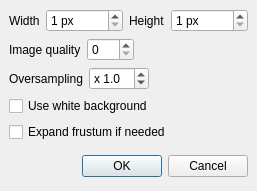
<ui version="4.0" >
 <class>ImageInterface</class>
 <widget class="QDialog" name="ImageInterface" >
  <property name="geometry" >
   <rect>
    <x>0</x>
    <y>0</y>
    <width>235</width>
    <height>191</height>
   </rect>
  </property>
  <property name="windowTitle" >
   <string>Image settings</string>
  </property>
  <property name="windowIcon" >
   <iconset>../../../../../../Documents and Settings/debunne/Bureau/libQGLViewer-2.2.0-1/doc/images/qglviewer.icon.png</iconset>
  </property>
  <layout class="QVBoxLayout" >
   <property name="spacing" >
    <number>6</number>
   </property>
   <property name="leftMargin" >
    <number>9</number>
   </property>
   <property name="topMargin" >
    <number>9</number>
   </property>
   <property name="rightMargin" >
    <number>9</number>
   </property>
   <property name="bottomMargin" >
    <number>9</number>
   </property>
   <item>
    <layout class="QHBoxLayout" >
     <property name="spacing" >
      <number>6</number>
     </property>
     <property name="leftMargin" >
      <number>0</number>
     </property>
     <property name="topMargin" >
      <number>0</number>
     </property>
     <property name="rightMargin" >
      <number>0</number>
     </property>
     <property name="bottomMargin" >
      <number>0</number>
     </property>
     <item>
      <widget class="QLabel" name="label_2" >
       <property name="text" >
        <string>Width</string>
       </property>
      </widget>
     </item>
     <item>
      <widget class="QSpinBox" name="imgWidth" >
       <property name="toolTip" >
        <string>Width of the image (in pixels)</string>
       </property>
       <property name="suffix" >
        <string> px</string>
       </property>
       <property name="minimum" >
        <number>1</number>
       </property>
       <property name="maximum" >
        <number>32000</number>
       </property>
      </widget>
     </item>
     <item>
      <spacer>
       <property name="orientation" >
        <enum>Qt::Horizontal</enum>
       </property>
       <property name="sizeHint" >
        <size>
         <width>20</width>
         <height>22</height>
        </size>
       </property>
      </spacer>
     </item>
     <item>
      <widget class="QLabel" name="label_3" >
       <property name="text" >
        <string>Height</string>
       </property>
      </widget>
     </item>
     <item>
      <widget class="QSpinBox" name="imgHeight" >
       <property name="toolTip" >
        <string>Height of the image (in pixels)</string>
       </property>
       <property name="suffix" >
        <string> px</string>
       </property>
       <property name="minimum" >
        <number>1</number>
       </property>
       <property name="maximum" >
        <number>32000</number>
       </property>
      </widget>
     </item>
    </layout>
   </item>
   <item>
    <layout class="QHBoxLayout" >
     <property name="spacing" >
      <number>6</number>
     </property>
     <property name="leftMargin" >
      <number>0</number>
     </property>
     <property name="topMargin" >
      <number>0</number>
     </property>
     <property name="rightMargin" >
      <number>0</number>
     </property>
     <property name="bottomMargin" >
      <number>0</number>
     </property>
     <item>
      <widget class="QLabel" name="label_4" >
       <property name="text" >
        <string>Image quality</string>
       </property>
      </widget>
     </item>
     <item>
      <widget class="QSpinBox" name="imgQuality" >
       <property name="toolTip" >
        <string>Between 0 (smallest files) and 100 (highest quality)</string>
       </property>
       <property name="minimum" >
        <number>0</number>
       </property>
       <property name="maximum" >
        <number>100</number>
       </property>
      </widget>
     </item>
     <item>
      <spacer>
       <property name="orientation" >
        <enum>Qt::Horizontal</enum>
       </property>
       <property name="sizeHint" >
        <size>
         <width>40</width>
         <height>20</height>
        </size>
       </property>
      </spacer>
     </item>
    </layout>
   </item>
   <item>
    <layout class="QHBoxLayout" >
     <property name="spacing" >
      <number>6</number>
     </property>
     <property name="leftMargin" >
      <number>0</number>
     </property>
     <property name="topMargin" >
      <number>0</number>
     </property>
     <property name="rightMargin" >
      <number>0</number>
     </property>
     <property name="bottomMargin" >
      <number>0</number>
     </property>
     <item>
      <widget class="QLabel" name="label" >
       <property name="text" >
        <string>Oversampling</string>
       </property>
      </widget>
     </item>
     <item>
      <widget class="QDoubleSpinBox" name="oversampling" >
       <property name="toolTip" >
        <string>Antialiases image (when larger then 1.0)</string>
       </property>
       <property name="prefix" >
        <string>x </string>
       </property>
       <property name="decimals" >
        <number>1</number>
       </property>
       <property name="minimum" >
        <double>0.100000000000000</double>
       </property>
       <property name="maximum" >
        <double>64.000000000000000</double>
       </property>
       <property name="singleStep" >
        <double>1.000000000000000</double>
       </property>
       <property name="value" >
        <double>1.000000000000000</double>
       </property>
      </widget>
     </item>
     <item>
      <spacer>
       <property name="orientation" >
        <enum>Qt::Horizontal</enum>
       </property>
       <property name="sizeHint" >
        <size>
         <width>40</width>
         <height>20</height>
        </size>
       </property>
      </spacer>
     </item>
    </layout>
   </item>
   <item>
    <widget class="QCheckBox" name="whiteBackground" >
     <property name="toolTip" >
      <string>Use white as background color</string>
     </property>
     <property name="text" >
      <string>Use white background</string>
     </property>
    </widget>
   </item>
   <item>
    <widget class="QCheckBox" name="expandFrustum" >
     <property name="toolTip" >
      <string>When image aspect ratio differs from viewer's one, expand frustum as needed. Fits inside current frustum otherwise.</string>
     </property>
     <property name="text" >
      <string>Expand frustum if needed</string>
     </property>
    </widget>
   </item>
   <item>
    <spacer>
     <property name="orientation" >
      <enum>Qt::Vertical</enum>
     </property>
     <property name="sizeHint" >
      <size>
       <width>20</width>
       <height>16</height>
      </size>
     </property>
    </spacer>
   </item>
   <item>
    <layout class="QHBoxLayout" >
     <property name="spacing" >
      <number>6</number>
     </property>
     <property name="leftMargin" >
      <number>0</number>
     </property>
     <property name="topMargin" >
      <number>0</number>
     </property>
     <property name="rightMargin" >
      <number>0</number>
     </property>
     <property name="bottomMargin" >
      <number>0</number>
     </property>
     <item>
      <spacer>
       <property name="orientation" >
        <enum>Qt::Horizontal</enum>
       </property>
       <property name="sizeHint" >
        <size>
         <width>131</width>
         <height>31</height>
        </size>
       </property>
      </spacer>
     </item>
     <item>
      <widget class="QPushButton" name="okButton" >
       <property name="text" >
        <string>OK</string>
       </property>
      </widget>
     </item>
     <item>
      <widget class="QPushButton" name="cancelButton" >
       <property name="text" >
        <string>Cancel</string>
       </property>
      </widget>
     </item>
    </layout>
   </item>
  </layout>
 </widget>
 <resources/>
 <connections>
  <connection>
   <sender>okButton</sender>
   <signal>clicked()</signal>
   <receiver>ImageInterface</receiver>
   <slot>accept()</slot>
   <hints>
    <hint type="sourcelabel" >
     <x>135</x>
     <y>184</y>
    </hint>
    <hint type="destinationlabel" >
     <x>96</x>
     <y>254</y>
    </hint>
   </hints>
  </connection>
  <connection>
   <sender>cancelButton</sender>
   <signal>clicked()</signal>
   <receiver>ImageInterface</receiver>
   <slot>reject()</slot>
   <hints>
    <hint type="sourcelabel" >
     <x>226</x>
     <y>184</y>
    </hint>
    <hint type="destinationlabel" >
     <x>179</x>
     <y>282</y>
    </hint>
   </hints>
  </connection>
 </connections>
</ui>
